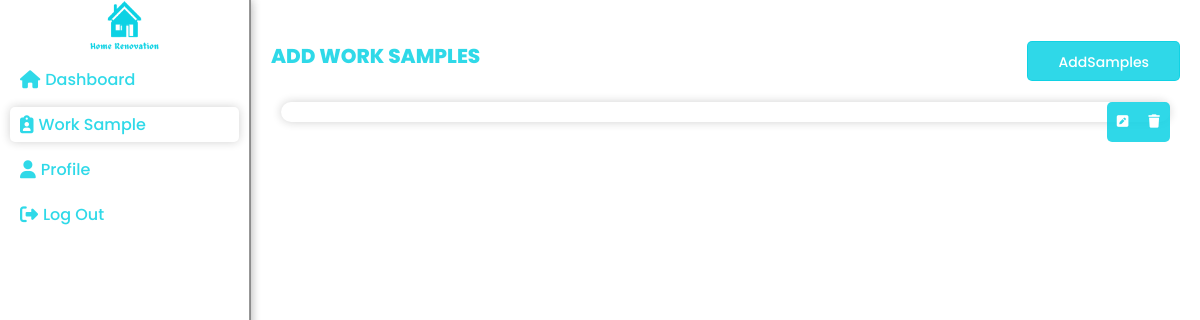
/workersample/ (signed in), run on an earlier commit of the app's database.
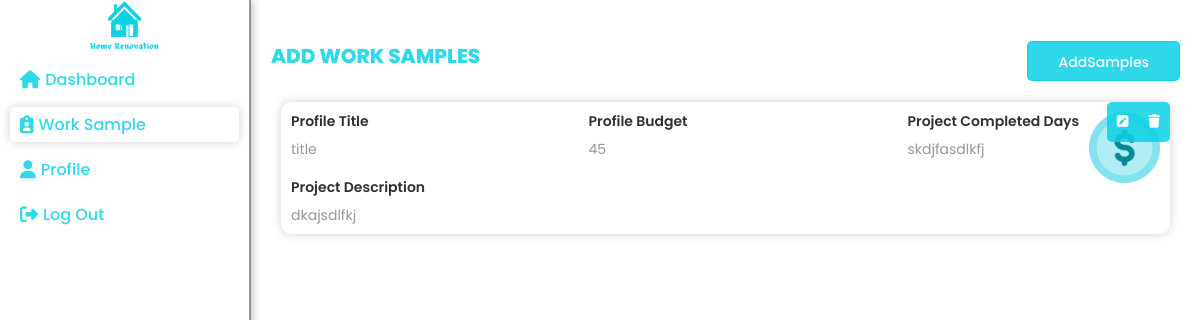
And on a later commit of the database.
### appsrc/models.py (models this page shows)
class WorkerSampleProject(models.Model):
    user = models.ForeignKey(User, on_delete = models.CASCADE, related_name="sample_projects")
    title = models.CharField(max_length = 1000, null = True, blank = True)
    budget = models.CharField(max_length = 1000, null = True, blank = True)
    description = models.CharField(max_length = 1000, null = True, blank = True)
    completed_days = models.CharField(max_length = 1000, null = True, blank = True)
    thumbnail = models.ImageField(upload_to = "images/", null =True)
    @property
    def get_thumbnail(self):
        if self.thumbnail:
            return self.thumbnail.url
        else:
            return ""

### appsrc/views.py (the view)
# urls.py: path('workersample/',views.WorkerSample,name='workersample'),
def WorkerSample(request):
  samples = WorkerSampleProject.objects.filter(user = request.user)
  return  render(request, 'Worker/Workersamples.html', {'samples':samples})

### appsrc/templates/Worker/Workersamples.html (shortened to what this page needs)
{% load static %}
<!DOCTYPE html>
<html lang="en">
<head>
    <link rel="stylesheet" href="{% static 'css/main.css' %}">
    <link rel="stylesheet" href="{% static 'css/dashboard.css' %}">
    <link href="fontawesomefree/css/all.min.css" rel="stylesheet" type="text/css" />
    <link rel="stylesheet" href="https://cdnjs.cloudflare.com/ajax/libs/font-awesome/6.5.1/css/all.min.css"
 />
    <link href="https://unpkg.com/aos@2.3.1/dist/aos.css" rel="stylesheet" />
    <link rel="stylesheet" href="https://cdn.jsdelivr.net/npm/swiper@11/swiper-bundle.min.css" />
</head>
<body>
    <div class="main_wrapper">
        {% include 'components/workersidebar.html'%}
        <div class="right_container">
            <div class="horizontal justify-between align-center fullwidth">
                <p class="sub_head_2 imptext margin-bottom">Add Work Samples</p>
               <a href="{% url 'addwork' %}"><button class="main_btn">AddSamples</button></a>
            </div>
            <div class="vertical gap-20 padding">
                <div class=" project_card card_shadow padding-10 horizontal justify-between fullwidth gap-10">
                    <div class="project_buttons">
                       <button><i class="fa-solid fa-pen-square"></i></button>
                       <button><i class="fa-solid fa-trash"></i></button>
                    </div>
                    {% for sample in samples %}
                    <div class="vertical gap-20 fullwidth">
                        <div class="horizontal justify-between align-center">
                            <div class="vertical gap-10">
                                <p class="card_heading">Profile Title</p>
                                <p class="card_text">{{sample.title}}</p>
                            </div>
                            <div class="vertical gap-10">
                                <p class="card_heading">Profile Budget</p>
                                <p class="card_text">{{sample.budget}}</p>
                            </div>
                            <div class="vertical gap-10">
                                <p class="card_heading">Project Completed Days</p>
                                <p class="card_text">{{sample.completed_days}}</p>
                            </div>
                        </div>
                        <div class="vertical">
                            <div class="vertical gap-10">
                                <p class="card_heading">Project Description</p>
                                <p class="card_text">{{sample.description}}</p>
                            </div>
                        </div>
                    </div>
                    <div class="vertical">
                        <img src="{{sample.get_thumbnail}}" alt="" class="samplecardimg">
                    </div>
                    {% endfor %}
                </div>
            </div>
        </div>
    </div>
</body>
</html>

### appsrc/templates/components/workersidebar.html
{% load static %}
<div class="main_sidebar">
<div class="sidebar">
    <div>
      <a href="{% url 'homepage' %}">
        <img src="{% static 'media/logo.png' %}" alt="logo" class="logo_img"></a>
    </div>
    <ul>
        <li>
            <a href="{% url 'workerdashboard' %}" class="dashboard">
                <i class="fa-solid fa-house"></i>
                <p>Dashboard</p>
            </a>
        </li>
        <li>
            <a href="{% url 'workersample' %}" class="WorkerSample">
                <i class="fa-solid fa-clipboard-user"></i>
                <p>Work Sample</p>
            </a>
        </li>
        <li>
            <a href="{% url 'workerprofile' %}" class="Profile">
                <i class="fa-solid fa-user"></i>
                <p>Profile</p>
            </a>
        </li>
        <li>
            <a href="/logout" class="dashboard">
                <i class="fa-solid fa-right-from-bracket"></i>
                <p>Log Out</p>
            </a>
        </li>
    </ul>
</div>
</div>

### static/css/main.css (style rules this page uses)
:root { --primarycl: #0cd2e4da; --secondarycl: #f1f1f1; --thirdcl: #f6f6f6; --textcl: #3a1c1c; --main-br-cl: #f4f4f4; --border-cl: #979797; --primary-gradient: linear-gradient(90deg, #def7fb 0%, #6cecf8 100%); --mainfont-family: "Poppins", sans-serif; --input-font: "Mulish", sans-serif; }
* { padding: 0; margin: 0; box-sizing: border-box; font-family: var(--mainfont-family); }
a { text-decoration: none; color: var(--textcl); }
.horizontal { display: flex; flex-direction: row; }
.vertical { display: flex; flex-direction: column; }
.justify-between { justify-content: space-between; }
.align-center { align-items: center; }
.fullwidth { width: 100%; }
.padding { padding: 20px 10px; }
.padding-10 { padding: 10px; }
.margin-bottom { margin-bottom: 10px; }
.gap-10 { gap: 10px; }
.gap-20 { gap: 20px; }
.sub_head_2 { font-size: 20px; font-weight: 800; line-height: 32px; letter-spacing: 0em; text-align: left; text-transform: uppercase; color: var(--textcl); }
.card_text { font-size: 14px; font-weight: 600; line-height: 20px; letter-spacing: 0em; text-align: left; color: var(--textcl); }
.main_btn { height: 40px; background-color: var(--primarycl); color: white; border: 1px solid var(--primarycl); padding: 10px 30px; border-radius: 5px; font-size: 14px; font-weight: 500; box-sizing: border-box; transition: all 0.5ms ease-in; }

### static/css/dashboard.css (style rules this page uses)
:root { --primarycl: #0cd2e4da; --secondarycl: #f1f1f1; --thirdcl: #f6f6f6; --textcl: #313131; --main-br-cl: #f4f4f4; --border-cl: #979797; --primary-gradient: linear-gradient(90deg, #def7fb 0%, #a3e7ee 100%); --mainfont-family: "Poppins", sans-serif; --input-font: "Mulish", sans-serif; }
.logo_img { width: 200px; height: 50px; object-fit: contain; }
.main_wrapper { display: flex; flex-direction: row; }
.main_sidebar { border-right: 1px solid var(--border-cl); box-shadow: 0px 0px 10px rgba(24, 23, 23, 0.2); background-color: #fff; height: 100vh; }
.sidebar { position: sticky; top: 0px; left: 0px; height: 100%; width: 250px; z-index: 100; transition: 0.5s; background-color: #fff; display: flex; flex-direction: column; align-items: center; border-right: 1px solid var(--border-cl); box-shadow: 0px 0px 10px rgba(24, 23, 23, 0.2); }
.sidebar ul { position: relative; list-style: none; width: 100%; height: 100%; background-color: white; padding: 0px 10px; }
.sidebar ul li { width: 100%; display: flex; flex-direction: row; justify-content: space-between; align-items: center; gap: 10px; }
.sidebar ul li a { display: flex; flex-direction: row; justify-content: flex-start; align-items: center; gap: 5px; width: 100%; color: var(--primarycl); text-decoration: none; font-size: 16px; font-weight: 500; line-height: 24px; letter-spacing: 0em; text-align: left; margin: 5px 0; padding: 5px 10px; border-radius: 5px; height: 35px; }
.sidebar ul li a i { font-size: 18px; color: var(--primarycl); }
.active { border: none; border-radius: 10px; background-color: transparent; box-shadow: 0px 0px 10px rgba(24, 23, 23, 0.2); }
.active i { color: var(--primarycl); }
.sidebar ul li a p { display: block; font-size: 16px; font-weight: 500; background-color: transparent; }
.right_container { width: 100%; padding: 40px 20px; overflow: auto; }
.imptext { color: var(--primarycl); }
.samplecardimg { width: 100%; max-width: 300px; max-height: 300px; object-fit: contain; }
.project_card { position: relative; }
.project_buttons { display: flex; position: absolute; right: 0; top: 0; max-width: 100px; max-height: 50px; background-color: var(--primarycl); border-radius: 5px; z-index: 10; }
.project_buttons button { border: none; background-color: transparent; color: white; padding: 10px; }
.card_shadow { box-shadow: 0px 0px 10px rgba(24, 23, 23, 0.2); border-radius: 10px; }
.card_heading { font-size: 14px; font-weight: 600; line-height: 18px; letter-spacing: 0em; text-align: left; color: var(--textcl); }
.card_text { font-size: 14px; font-weight: 400; line-height: 18px; letter-spacing: 0em; text-align: left; color: var(--border-cl); }

What changed in the data, as far as the page shows it:
added WorkerSampleProject: title "title", budget "45", completed_days "skdjfasdlkfj", description "dkajsdlfkj", get_thumbnail (picture)
